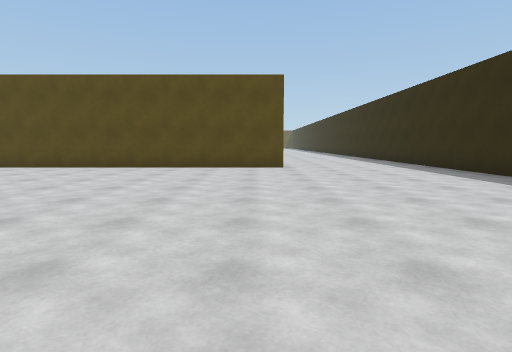
View 1 (above)

23 first-person views from a walk through a scene from a Unity 3-D project. The camera is 1.3 m above the floor, tilts 6° down and sees 80° across. The floor is counted in squares, 2 m on a side. Each view is taken from the middle of a square. On the plan, view 1 faces up. The plan holds only what a view shows up to about 10 squares ahead; the rest is blank. The place goes on beyond the plan. The player is left out. Some animated figures are left out.

View 2
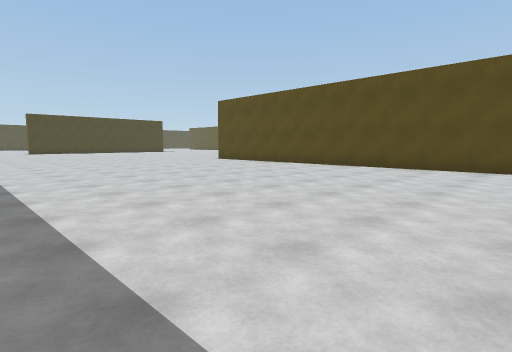

View 3
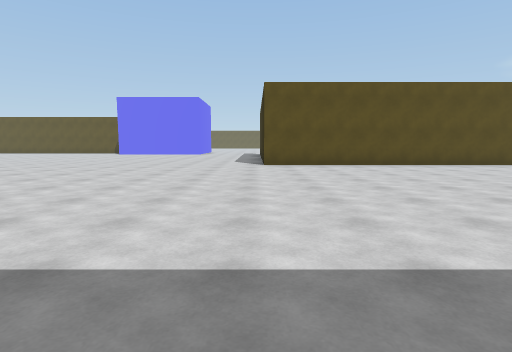

View 4
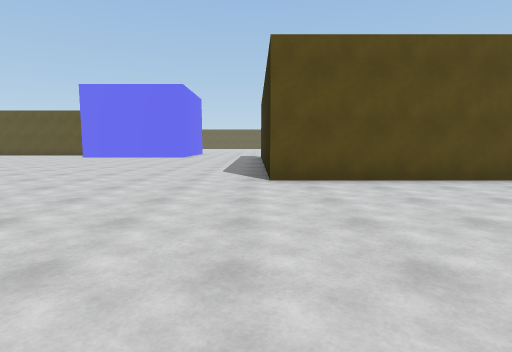

View 5
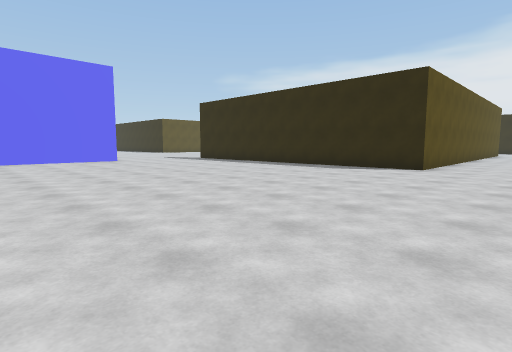

View 6
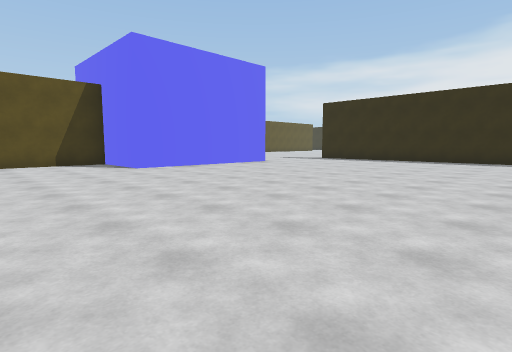

View 7
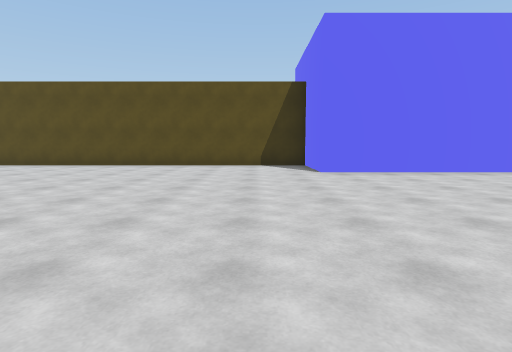

View 8
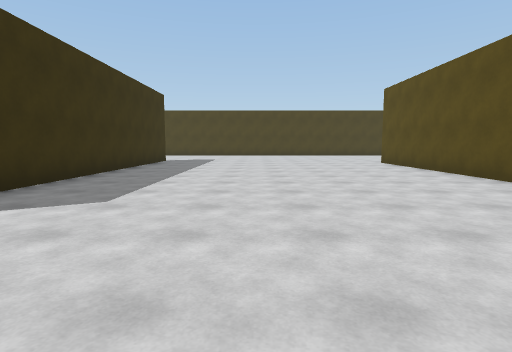

View 9
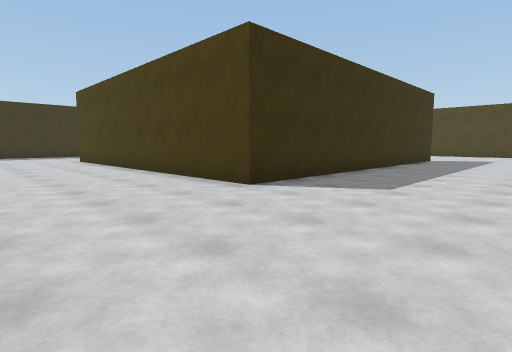

View 10
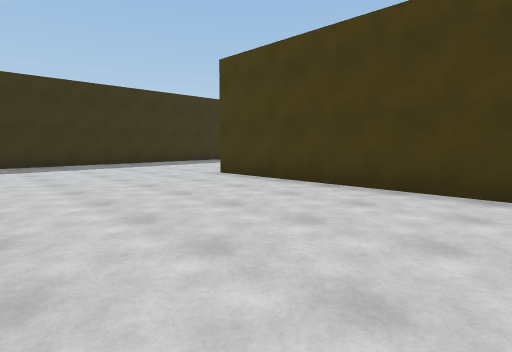

View 11
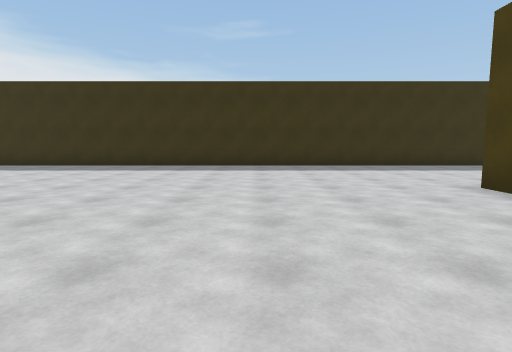

View 12
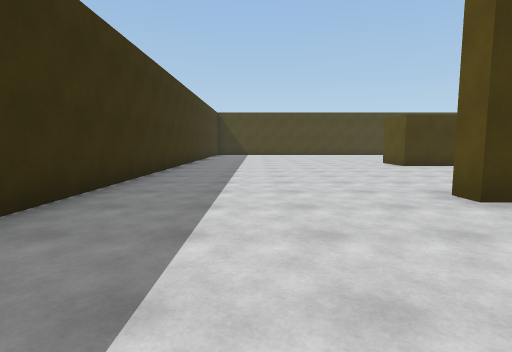

View 13
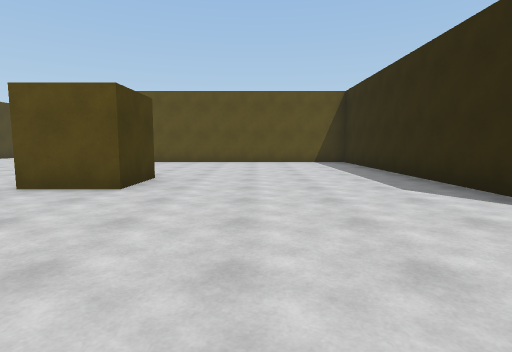

View 14
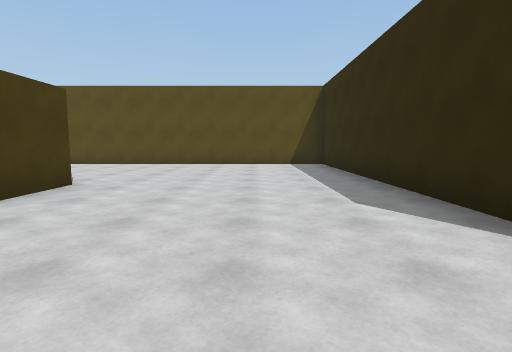

View 15
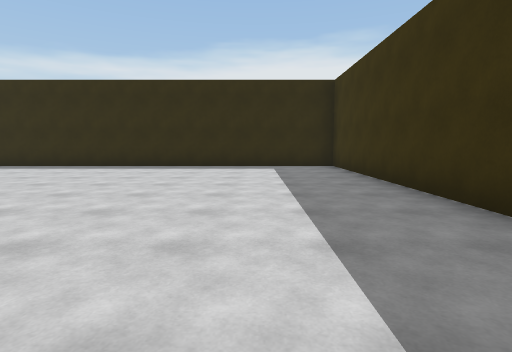

View 16
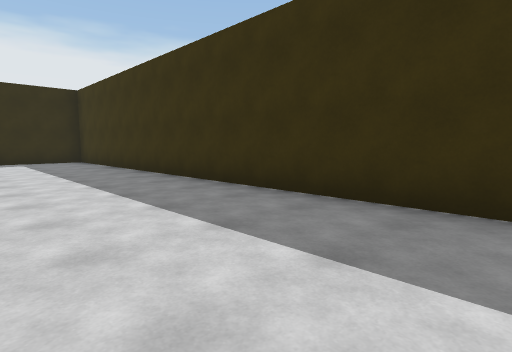

View 17
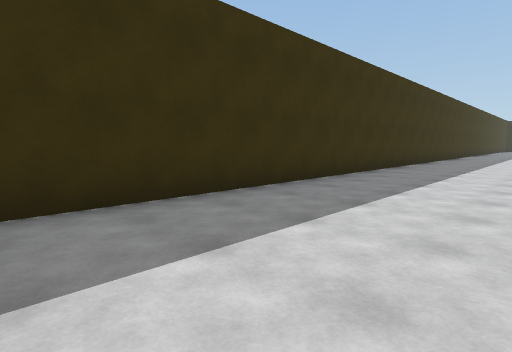

View 18
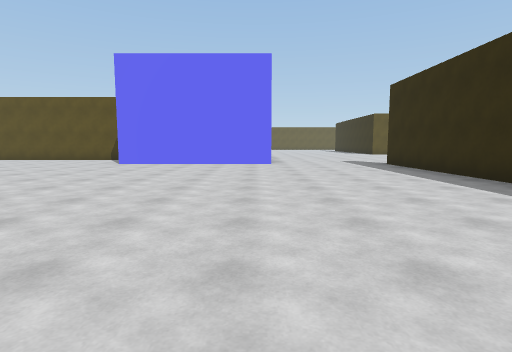

View 19
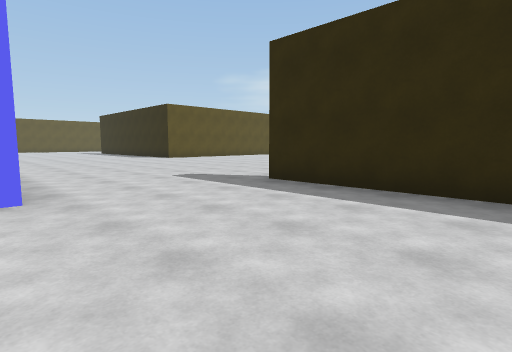

View 20
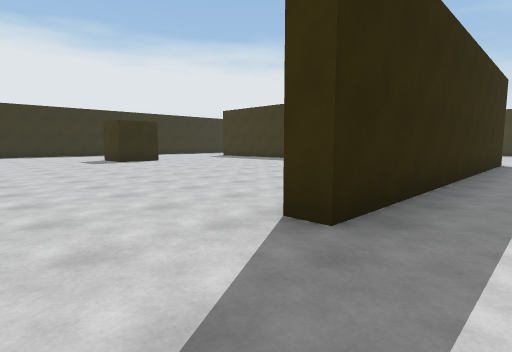

View 21
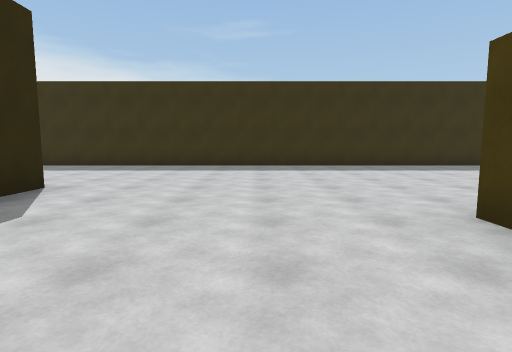

View 22
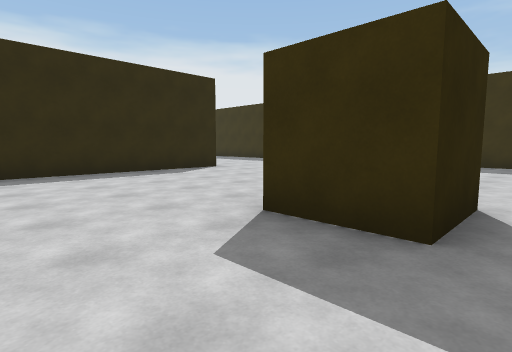

View 23
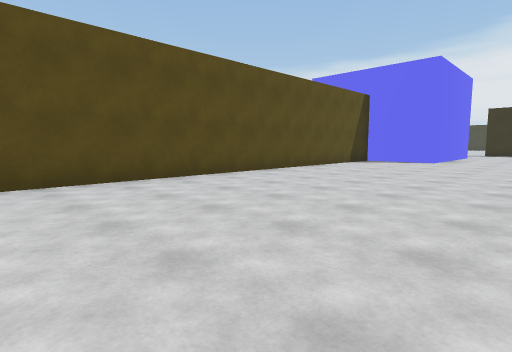

### Floor plan
Points are (right, up) in squares from view 1. A wall is a line through its corners. A room is listed if a view was taken in it or the views show most of it. See-through windows are left out.
Room 1 (views 1, 2, 3, 4, 5, 6, 7, 8, 9, 10, 11, 12, 13, 14, 15, 16, 17, 18, 19, 21, 22, 23)
walls: (-15.4, 18) (-20.5, 18) (-20.5, 20.3) (-32.1, 20.3); (-29.9, 6.8) (-29.9, 5.4) (-31.5, 5.4) (-31.5, 6.8) (-29.9, 6.8); (-32.1, 12.5) (-24.4, 12.5) (-24.4, 3.5) (-24.8, 3.5) (-24.8, 12) (-32.5, 12); (-32.5, -1.3) (5.1, -1.3) (5.1, 7.6); (0.9, 8.4) (-11.7, 8.4) (-11.7, 16.4)
ways out: opening at (-14, 17.3) to room 2; opening at (2.5, 8) to room 2
Room 2 (view 20)
walls: (-11.7, 16.4) (-11.7, 17.9) (-11.2, 17.9); (5.1, 7.6) (5.1, 10.1)
ways out: opening at (-14, 17.3) to room 1; opening at (2.5, 8) to room 1

Where each view was taken, in squares from view 1:
view 1: 0 up, 0 right, facing up
view 2: 0 up, 1 left, facing up-left
view 3: 1 down, 12 left, facing up
view 4: 3 up, 12 left, facing up
view 5: 6 up, 20 left, facing up-right
view 6: 10 up, 24 left, facing up-right
view 7: 11 up, 22 left, facing up
view 8: 16 up, 22 left, facing left
view 9: 16 up, 21 left, facing down-left
view 10: 9 up, 20 left, facing down-left
view 11: 8 up, 21 left, facing down
view 12: 1 up, 21 left, facing left
view 13: 1 up, 28 left, facing up
view 14: 2 up, 27 left, facing up
view 15: 1 up, 4 left, facing right
view 16: 2 up, 7 left, facing down-right
view 17: 2 up, 7 left, facing down-left
view 18: 8 up, 16 left, facing up
view 19: 14 up, 16 left, facing up-right
view 20: 20 up, 13 left, facing down-right
view 21: 8 up, 28 left, facing down
view 22: 9 up, 32 left, facing down-right
view 23: 15 up, 32 left, facing up-right
